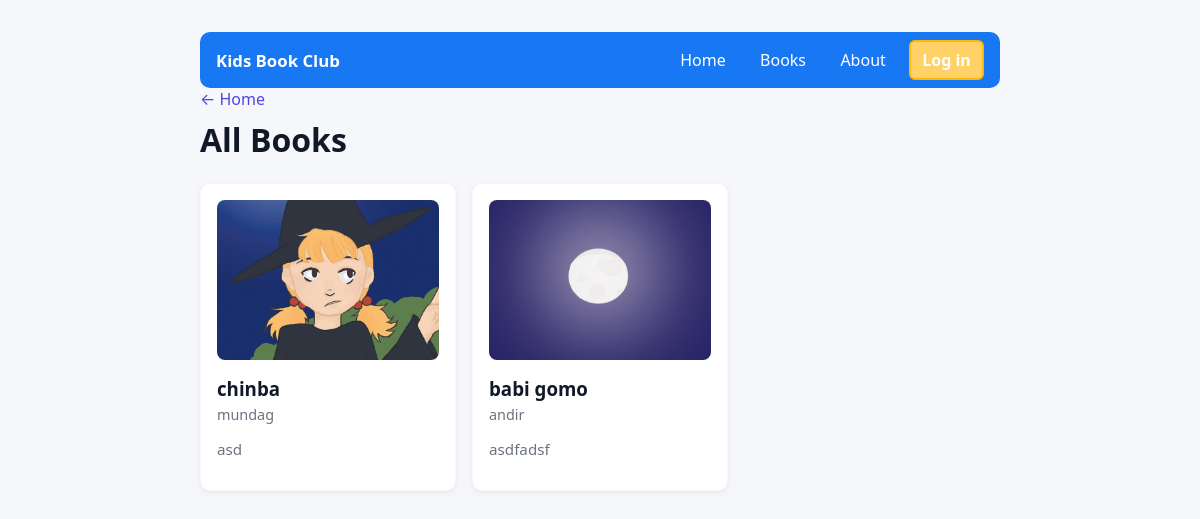
/books, run on the app's committed database.
### tables this page shows
CREATE TABLE books (
        id INTEGER PRIMARY KEY AUTOINCREMENT,
        title TEXT NOT NULL,
        author TEXT,
        description TEXT
    , image TEXT);

### app.py (the view)
@app.route('/books')
def books():
    conn = get_db_connection()
    rows = conn.execute('SELECT id, title, author, description, image FROM books ORDER BY id DESC').fetchall()
    books = [dict(r) for r in rows]
    conn.close()
    return render_template('books.html', books=books)

### app.py (called while the page is built)
def get_db_connection():
    db_path = os.path.join(app.instance_path, 'database.db')
    conn = sqlite3.connect(db_path)
    conn.row_factory = sqlite3.Row
    return conn

### templates/books.html (shortened to what this page needs)
<!doctype html>
<html lang="en">
  <head>
    <link rel="stylesheet" href="/static/style.css">
  </head>
  <body>
    <div class="container">
      <nav class="nav">
        <div class="nav-left">
          <a href="/" class="logo">Kids Book Club</a>
        </div>
        <div class="nav-right">
          {% if session.get('username') %}
            <span class="profile-pill">{{ session.username }}</span>
            <a href="/books" class="active">Books</a>
            <a href="/profile">Profile</a>
            <a href="/logout">Logout</a>
          {% else %}
            <a href="/" class="">Home</a>
            <a href="/books" class="active">Books</a>
            <a href="/#about">About</a>
            <a href="/login" class="login-button">Log in</a>
          {% endif %}
        </div>
      </nav>
      <header>
        <a href="/" class="back">← Home</a>
        <h1>All Books</h1>
      </header>
      <div class="books-grid">
        {% if books %}
          {% for book in books %}
        <a class="book-card" href="{{ url_for('book_detail', book_id=book.id) }}">
          {% if book.image %}
            <img src="{{ url_for('static', filename='uploads/' ~ book.image) }}" alt="{{ book.title }} cover" />
          {% else %}
            <div style="width:100%;height:160px;background:#f3f4f6;border-radius:8px;display:flex;align-items:center;justify-content:center;color:#9ca3af;margin-bottom:.5rem">No cover</div>
          {% endif %}
          <div style="padding-top:.25rem">
            <h3>{{ book.title }}</h3>
            <p class="author">{{ book.author }}</p>
            <p class="desc">{{ book.description }}</p>
          </div>
        </a>
          {% endfor %}
        {% else %}
          <p>No books available yet.</p>
        {% endif %}
      </div>
    </div>
  </body>
</html>

### static/style.css (style rules this page uses)
:root { --bg:#f5f7fb; --card:#ffffff; --accent:#4f46e5; --muted:#6b7280; }
* { box-sizing:border-box }
body { font-family:system-ui,-apple-system,Segoe UI,Roboto,'Helvetica Neue',Arial; background:var(--bg); margin:0; padding:2rem; color:#111827; }
.container { max-width:800px; margin:0 auto; }
h1 { margin-top:0 }
.nav { display:flex;justify-content:space-between;align-items:center;padding:.5rem 1rem;border-radius:10px;background:#1877f2;color:white }
.logo { font-weight:700;color:#fff;text-decoration:none;font-size:1.05rem }
.nav-right { display:flex;align-items:center }
.nav-right a { margin-left:0.75rem;color:#fff;text-decoration:none;padding:.45rem .7rem;border-radius:6px }
.login-button { background:#ffd166;color:#1f2937;padding:.4rem .65rem;border-radius:999px;border:2px solid #ffb703;text-decoration:none;font-weight:600;margin-left:1rem }
.books-grid { display:grid;grid-template-columns:repeat(auto-fill,minmax(220px,1fr));gap:1rem;margin-top:1rem }
.book-card { background:var(--card); padding:1rem; border-radius:10px; box-shadow:0 2px 6px rgba(0,0,0,0.06); display:block; color:inherit; text-decoration:none; transition:box-shadow .18s ease, transform .18s ease; overflow:hidden; border:1px solid rgba(15,23,42,0.03); -webkit-tap-highlight-color: transparent; }
.book-card img { border-radius:8px;display:block;width:100%;height:160px;object-fit:cover;margin-bottom:.5rem }
.book-card h3 { margin:.25rem 0 }
.book-card .author { color:var(--muted);font-size:.9rem;margin:.25rem 0 }
.book-card .desc { color:var(--muted);font-size:.95rem;max-height:3.6em;overflow:hidden;text-overflow:ellipsis }
.book-card:link,.book-card:visited { color:inherit }
.back { display:inline-block;margin-bottom:.5rem;color:var(--accent);text-decoration:none }

### data on the page
books: image (picture), title "chinba", author "mundag", description "asd"
books: image (picture), title "babi gomo", author "andir", description "asdfadsf"
